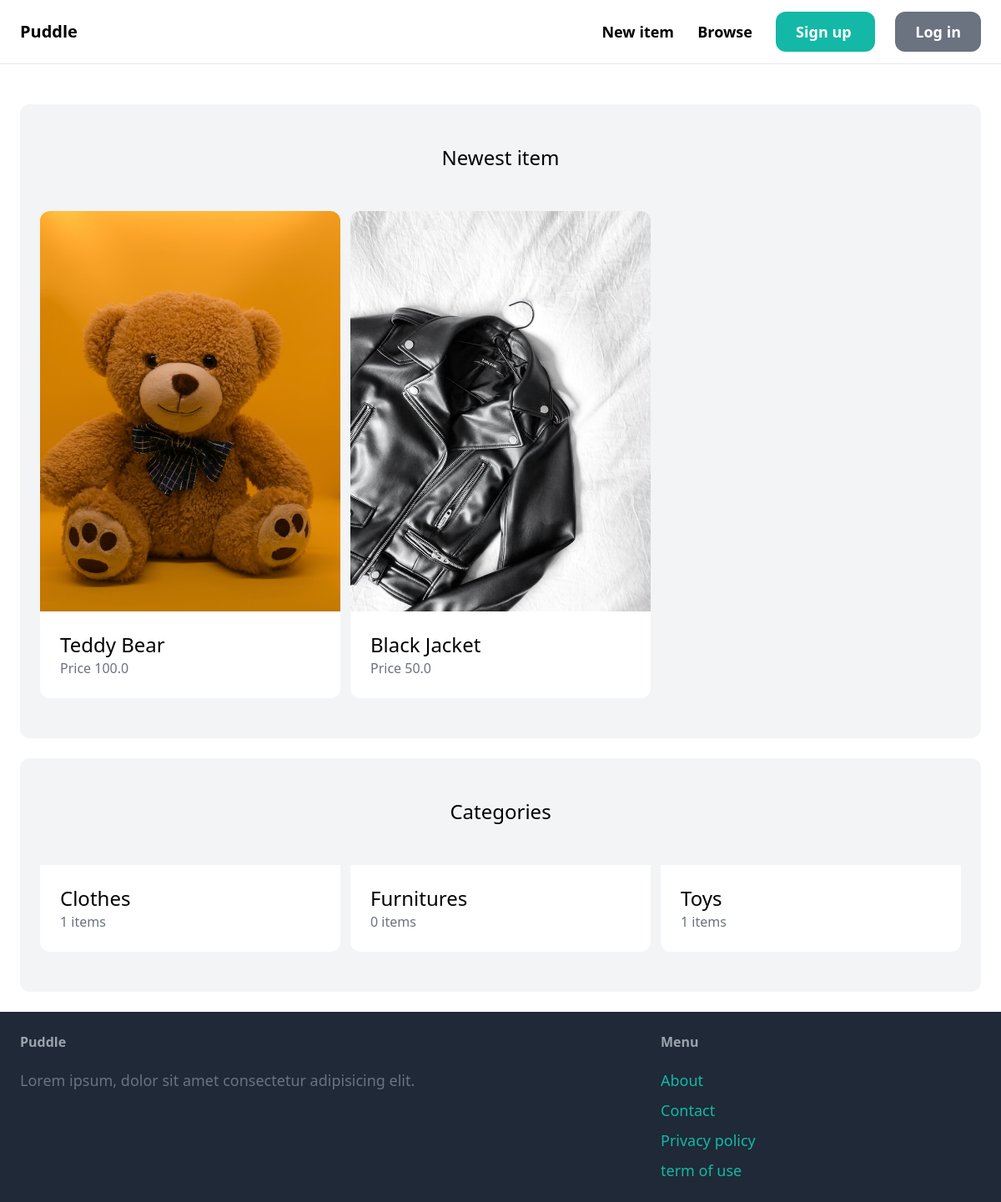
The app's page /, older data.
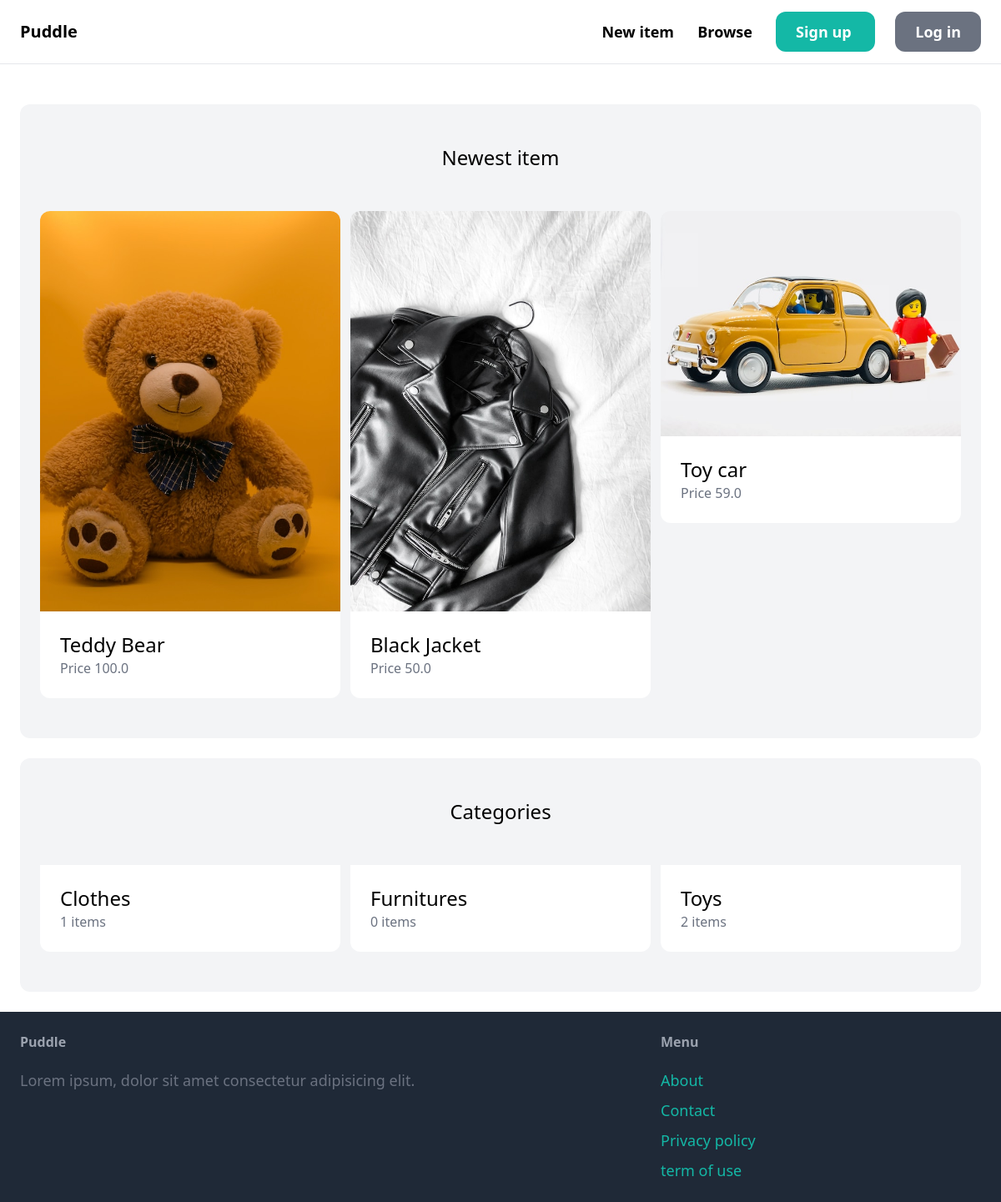
The same page, newer data.
### item/models.py (models this page shows, shortened)
class Item(models.Model):
    category = models.ForeignKey(Category, related_name='items', on_delete=models.CASCADE)
    name = models.CharField(max_length=255)
    description = models.TextField(blank=True, null=True)
    price = models.FloatField()
    image = models.ImageField(upload_to='item_images', blank=True, null=True)
    is_sold = models.BooleanField(default=False)
    created_by = models.ForeignKey(User, related_name='items', on_delete=models.CASCADE)
    created_at = models.DateTimeField(auto_now_add=True)

class Category(models.Model):
    name = models.CharField(max_length=255)
    class Meta:
        ordering = ('name', )
        verbose_name_plural = 'Categories'

### core/views.py (the view)
# urls.py: path('', views.index, name='index'),
def index(request):
    items = Item.objects.filter(is_sold=False)[0:6]
    categories = Category.objects.all()
    return render(request, 'core/index.html', {
        'categories' : categories,
        'items' : items,
    })

### core/templates/core/index.html (shortened to what this page needs)
{% extends 'core/base.html'%}
{% block content %}
  <div class="mt-6 px-6 py-12 bg-gray-100 rounded-xl">
    <h2 class="mb-12 text-2xl text-center">Newest item</h2>
    <div class="grid grid-cols-3 gap-3">
      {% for item in items %}
        <div>
          <a href="{% url 'item:detail' item.id %}">
            <div>
              <img src="{{item.image.url}}" class="rounded-t-xl">
            </div>
            <div class="p-6 bg-white rounded-b-xl">
              <h2 class="text-2xl">{{item.name}}</h2>
              <p class="text-gray-500">Price {{item.price}}</p>
            </div>
          </a>
        </div>
      {% endfor %}
    </div>
  </div>
  <div class="mt-6 px-6 py-12 bg-gray-100 rounded-xl">
    <h2 class="mb-12 text-2xl text-center">Categories</h2>
    <div class="grid grid-cols-3 gap-3">
      {% for category in categories %}
        <div>
          <a href="#">
            <div class="p-6 bg-white rounded-b-xl">
              <h2 class="text-2xl">{{category.name}}</h2>
              <p class="text-gray-500">{{ category.items.count }} items</p>
            </div>
          </a>
        </div>
      {% endfor %}
    </div>
  </div>
{% endblock %}

### core/templates/core/base.html (shortened to what this page needs)
<!DOCTYPE html>
<html lang="en">
<head>
  <script src="https://cdn.tailwindcss.com"></script>
</head>
<body>
  <nav class="px-6 py-6 flex justify-between items-center border-b border-gray-200">
    <a href="/" class="text-xl font-semibold">Puddle</a>
    <div class="space-x-6">
      <a href="#" class="text-lg font-semibold hover:text-gray-500">New item</a>
      <a href="#" class="text-lg font-semibold hover:text-gray-500">Browse</a>
      <a href="{% url 'core:signup' %}" class="px-6 py-3 text-lg font-semibold bg-teal-500 text-white rounded-xl hover:bg-teal-700">
        Sign up
      </a>
      <a href="#" class="px-6 py-3 text-lg font-semibold bg-gray-500 text-white rounded-xl hover:bg-gray-700">
        Log in
      </a>
    </div>
  </nav>
  <div class="px-6 py-6">
    {% block content %}
    {% endblock %}
  </div>
  <footer class="px-6 py-6 flex justify-between bg-gray-800">
    <div class="w-2/3 pr-10">
      <h3 class="mb-5 font-semibold text-gray-400">Puddle</h3>
      <p class="text-lg text-gray-500">
        Lorem ipsum, dolor sit amet consectetur adipisicing elit.
      </p>
    </div>
    <div class="w-1/3">
      <h3 class="mb-5 font-semibold text-gray-400">Menu</h3>
      <ul class="space-y-2">
        <li><a href="#" class="text-lg text-teal-500 hover:text-teal-700">About</a></li>
        <li><a href="{% url 'core:contact' %}" class="text-lg text-teal-500 hover:text-teal-700">Contact</a></li>
        <li><a href="#" class="text-lg text-teal-500 hover:text-teal-700">Privacy policy</a></li>
        <li><a href="#" class="text-lg text-teal-500 hover:text-teal-700">term of use</a></li>
      </ul>
    </div>
  </footer>
</body>
</html>

Row changes from the older to the newer data that the page shows:
added Item: image (picture), name "Toy car", price "59.0"
computed for Category "Toys": items.count "1" → "2"
